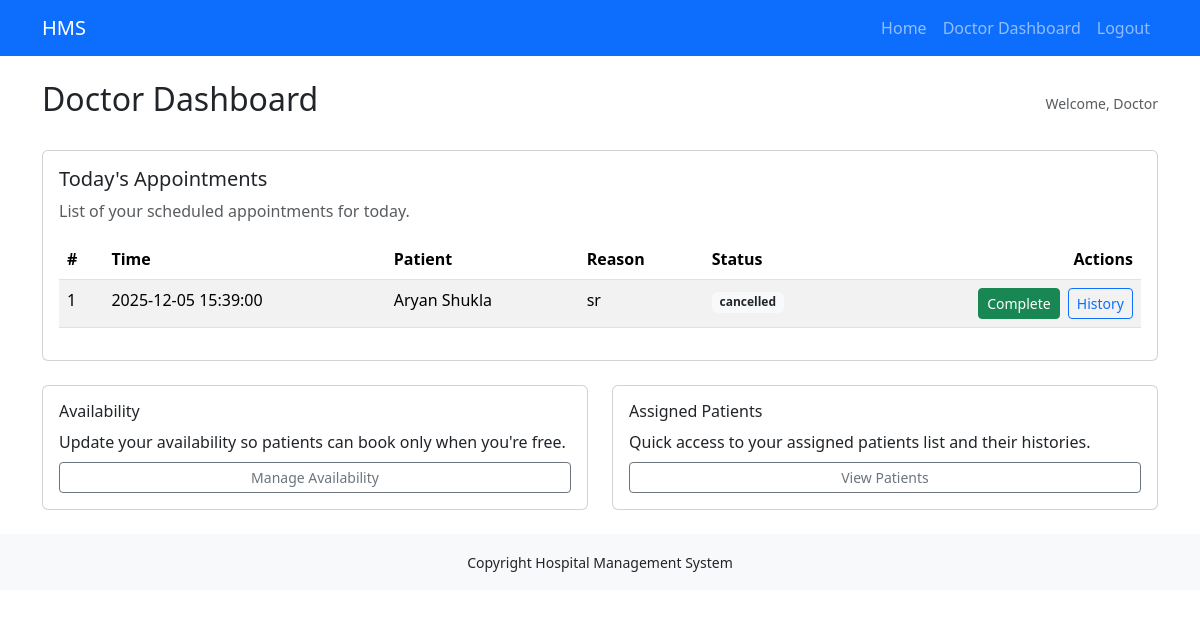
Page /doctor/dashboard (signed in) on the committed database.
### models.py (models this page shows, shortened)
class Appointment(db.Model):
    __tablename__ = "appointments"
    id = db.Column(db.Integer, primary_key=True)
    patient_id = db.Column(db.Integer, db.ForeignKey("patients.id", ondelete="CASCADE"), nullable=False)
    doctor_id = db.Column(db.Integer, db.ForeignKey("doctors.id", ondelete="SET NULL"), nullable=True)
    date = db.Column(db.Date, nullable=False)
    time = db.Column(db.Time, nullable=True)
    reason = db.Column(db.Text, nullable=True)
    notes = db.Column(db.Text, nullable=True)
    status = db.Column(db.String(30), nullable=False, default="pending") #pending , completed , cancelled
    created_at = db.Column(db.DateTime, default=datetime.utcnow)
    completed_at = db.Column(db.DateTime, nullable=True)
    @property
    def patient_name(self):
        if self.patient and self.patient.user:
            return self.patient.user.name
        return None

class User(db.Model):
    __tablename__ = "users"
    id = db.Column(db.Integer, primary_key=True)
    name = db.Column(db.String(120), nullable=False)
    email = db.Column(db.String(150), unique=True, nullable=False, index=True)
    password_hash = db.Column(db.String(256), nullable=False)
    role = db.Column(db.String(20), nullable=False, default="patient")
    created_at = db.Column(db.DateTime, default=datetime.utcnow)
    is_active = db.Column(db.Boolean, default=True, nullable=False)
    doctor = db.relationship("Doctor", backref="user",uselist=False, cascade="all, delete")
    patient = db.relationship("Patient", backref="user",uselist=False, cascade="all, delete")

### app.py (the view)
@app.route('/doctor/dashboard')
def doctor_dashboard():
    if 'user_id' not in session or session.get('role') != 'doctor':
        flash("Doctor access required.", "danger")
        return redirect(url_for('login'))
    doctor = Doctor.query.filter_by(user_id=session['user_id']).first()
    if not doctor:
        flash('Doctor profile not found.', 'danger')
        return redirect(url_for('login'))
    today = date.today()
    appointments = Appointment.query.filter_by(
        doctor_id=doctor.id,
        date=today
    ).order_by(Appointment.time).all()
    return render_template('doctor_dashboard.html', doctor=doctor, appointments=appointments)

### templates/doctor_dashboard.html (shortened to what this page needs)
{% extends "base.html" %} {% block title %}Doctor Dashboard | HMS{% endblock %}
{% block content %}
<div class="d-flex align-items-center justify-content-between mb-4">
  <h2>Doctor Dashboard</h2>
  <small class="text-muted">Welcome, Doctor</small>
</div>
<div class="card mb-4">
  <div class="card-body">
    <h5 class="card-title">Today's Appointments</h5>
    <p class="text-muted">List of your scheduled appointments for today.</p>
    <div class="table-responsive">
      <table class="table table-striped table-hover">
        <thead>
          <tr>
            <th>#</th>
            <th>Time</th>
            <th>Patient</th>
            <th>Reason</th>
            <th>Status</th>
            <th class="text-end">Actions</th>
          </tr>
        </thead>
        <tbody>
           {% if appointments and appointments|length > 0 %} {%
          for appt in appointments %}
          <tr>
            <td>{{ loop.index }}</td>
            <td>{{ appt.date }} {{ appt.time }}</td>
            <td>{{ appt.patient_name }}</td>
            <td>{{ appt.reason or '-' }}</td>
            <td>
              {% if appt.status == 'Booked' %}
              <span class="badge bg-warning text-dark">Booked</span>
              {% elif appt.status == 'Completed' %}
              <span class="badge bg-success">Completed</span>
              {% elif appt.status == 'Cancelled' %}
              <span class="badge bg-secondary">Cancelled</span>
              {% else %}
              <span class="badge bg-light text-dark">{{ appt.status }}</span>
              {% endif %}
            </td>
            <td class="text-end">
              <form
                action="{{ url_for('complete_appointment') }}"
                method="post"
                class="d-inline"
              >
                <button type="submit" class="btn btn-sm btn-success">
                  Complete
                </button>
              </form>
              <a
                href="{{ url_for('doctor_view_patient_history') }}?patient_id={{ appt.patient_id }}"
                class="btn btn-sm btn-outline-primary ms-1"
                >History</a
              >
            </td>
          </tr>
          {% endfor %} {% else %}
          <tr>
            <td colspan="6" class="text-center text-muted py-4">
              No appointments found for today.
            </td>
          </tr>
          {% endif %}
        </tbody>
      </table>
    </div>
  </div>
</div>
<div class="row">
  <div class="col-md-6">
    <div class="card p-3">
      <h6>Availability</h6>
      <p class="mb-2">
        Update your availability so patients can book only when you're free.
      </p>
      <a
        href="{{ url_for('doctor_availability') }}"
        class="btn btn-outline-secondary btn-sm"
        >Manage Availability</a
      >
    </div>
  </div>
  <div class="col-md-6">
    <div class="card p-3">
      <h6>Assigned Patients</h6>
      <p class="mb-2">
        Quick access to your assigned patients list and their histories.
      </p>
      <a
        href="{{ url_for('doctor_view_patient_history') }}"
        class="btn btn-outline-secondary btn-sm"
        >View Patients</a
      >
    </div>
  </div>
</div>
{% endblock %}

### rows in the picture
Appointment: date "2025-12-05", time "15:39:00", patient_name "Aryan Shukla", reason "sr", status "cancelled"
